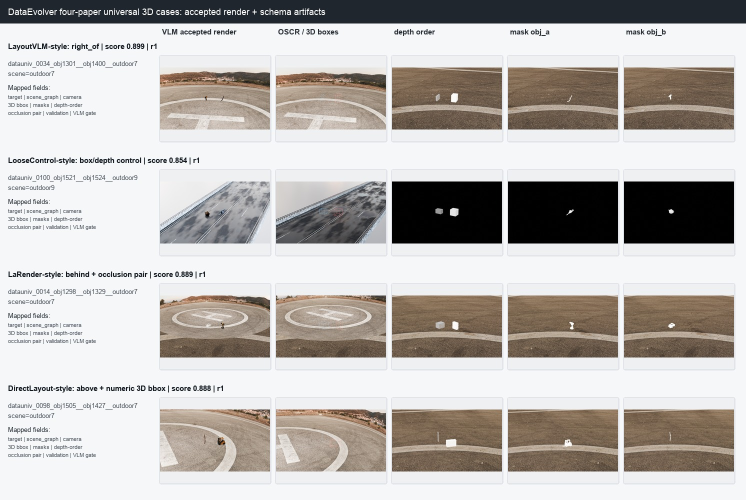
#> input picture apps/project-page/frontend/images/extracted/index3/image-05-c1f9c29473cc.jpg, 1492 x 1000 px (shown at 1/2 size)
$ python -i quality.py   (imports and definitions only)
#> lines starting #> are read from the running program, lines starting #| are printed output that depends on the picture
#> further down, picture is the input picture: PIL image 1492x1000 RGB; mean R, G, B 187.2, 183.4, 180.5
"""Label identity, family-aware quotas and a limited objective clarity calibration.

The calibration distinguishes reference images from controlled Gaussian blur.
It supplies no human semantic, privacy, safety or downstream-training labels.
"""
from __future__ import annotations

import math
from collections import defaultdict

from PIL import Image, ImageFilter, ImageOps, ImageStat

from .contracts import identifier, payload_sha256


RANKINGS = frozenset({"hash", "clarity", "review", "hybrid"})
ROLES = frozenset({"development", "calibration", "canary", "reuse", "sealed"})


# [46 lines left out: functions validate_mapping, map_rows, validate_quotas, not called in this run]


def clarity_features(image):
    # A fixed interior crop avoids ranking image borders as useful detail.
    gray = ImageOps.exif_transpose(image).convert("L").resize((128, 128), Image.Resampling.LANCZOS)
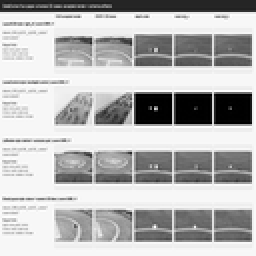
#> gray: PIL image 128x128 L (shown 2 times larger); min 0, max 255, mean 184.4
    crop = gray.crop((8, 8, 120, 120))
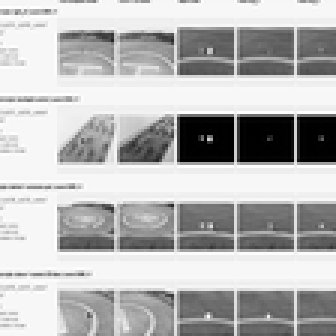
#> crop: PIL image 112x112 L (shown 3 times larger); min 0, max 255, mean 184.6
    edge = ImageStat.Stat(crop.filter(ImageFilter.FIND_EDGES).crop((1, 1, 111, 111))).var[0]
#> edge = 5696.9
    contrast = ImageStat.Stat(crop).stddev[0]
#> contrast = 73.22
    return {"edge_variance": float(edge), "contrast": float(contrast),
            "clarity_proxy": float(math.log1p(edge) / math.log1p(65025))}


# [82 lines left out: functions rank_key, select_balanced, counts, fit_blur_calibration, not called in this run]

>>> from PIL import Image
>>> picture = Image.open('../../../apps/project-page/frontend/images/extracted/index3/image-05-c1f9c29473cc.jpg')
>>> result = clarity_features(picture)
#> result = {'edge_variance': 5696.9, 'contrast': 73.22, 'clarity_proxy': 0.78}

$ run again, on apps/project-page/frontend/images/extracted/index3/image-06-0347199d5b91.jpg
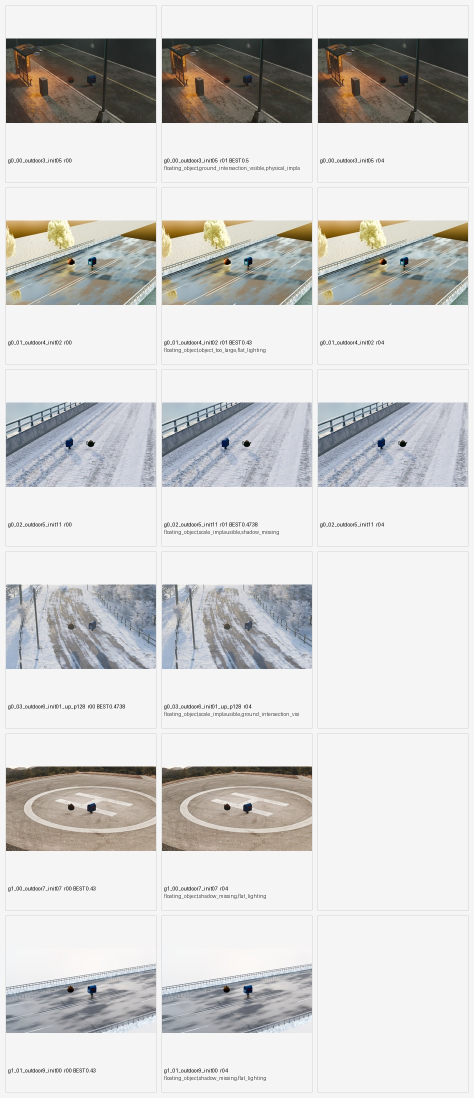
#> input picture apps/project-page/frontend/images/extracted/index3/image-06-0347199d5b91.jpg, 948 x 2196 px (shown at 1/2 size)
#> picture is the input picture: PIL image 948x2196 RGB; mean R, G, B 210.4, 209.8, 208.5
#> in clarity_features, `gray = ImageOps.exif_transpose(image).convert("L").resize((128, 128), ..`:
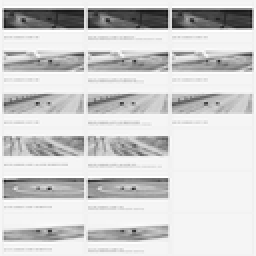
#> gray: PIL image 128x128 L (shown 2 times larger); min 17, max 255, mean 209.8
#> in clarity_features, `crop = gray.crop((8, 8, 120, 120))`:
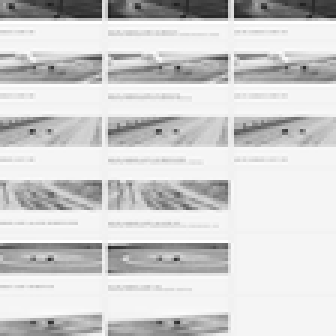
#> crop: PIL image 112x112 L (shown 3 times larger); min 28, max 255, mean 209.7
#> edge = 4249
#> contrast = 49.64
#> result = {'edge_variance': 4249, 'contrast': 49.64, 'clarity_proxy': 0.754}
